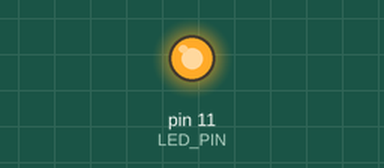
Recording of a sketch running on a simulated Arduino Uno, built with avr-gcc and run on an emulated ATmega328P. On the bench: output pins drawn as LEDs (lit = HIGH).

Above: at 1.0 s.
At 3.0 s:
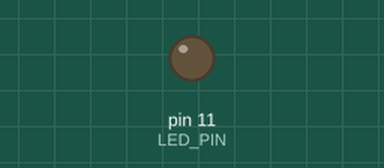
Timing chart, 0 to 5.2 s (numbered marks = the images above):
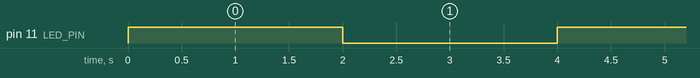

The sketch:

Blink_light.ino
```cpp
// Code to blink light at an interval of 2 seconds
#define LED_PIN 11

void setup()
{
    // put your setup code here, to run once:
    pinMode(LED_PIN, OUTPUT);
}

void loop()
{
    // put your main code here, to run repeatedly:
    digitalWrite(LED_PIN, HIGH);//to display in the terminal window
    delay(2000);
    digitalWrite(LED_PIN, LOW);//to display in the terminal window
    delay(2000);//to delay the process by 2000ms
}
```

Measured:
- by itself, pin 11 (LED_PIN): alternates HIGH for 2.0 s and LOW for 2.0 s
